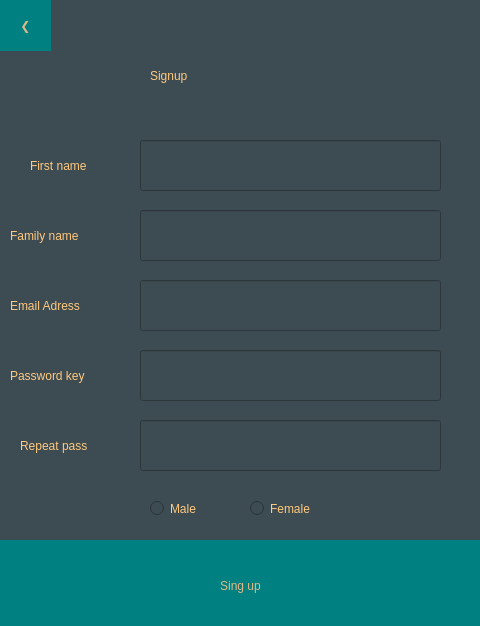
<?xml version="1.0" encoding="UTF-8"?>
<ui version="4.0">
 <class>Dialog</class>
 <widget class="QDialog" name="Dialog">
  <property name="geometry">
   <rect>
    <x>0</x>
    <y>0</y>
    <width>480</width>
    <height>626</height>
   </rect>
  </property>
  <property name="windowTitle">
   <string>Dialog</string>
  </property>
  <property name="styleSheet">
   <string notr="true">background-color: rgb(61, 75, 82);</string>
  </property>
  <widget class="QLabel" name="label">
   <property name="geometry">
    <rect>
     <x>150</x>
     <y>30</y>
     <width>181</width>
     <height>91</height>
    </rect>
   </property>
   <property name="styleSheet">
    <string notr="true">color:rgb(255, 201, 126);
font:42pt &quot;Microsoft JhengHei UI Light&quot;;
</string>
   </property>
   <property name="text">
    <string>Signup</string>
   </property>
  </widget>
  <widget class="QLabel" name="label_3">
   <property name="geometry">
    <rect>
     <x>10</x>
     <y>210</y>
     <width>121</width>
     <height>51</height>
    </rect>
   </property>
   <property name="styleSheet">
    <string notr="true">font:15pt &quot;Microsoft JhengHei UI Light&quot;;

color:rgb(255, 201, 126);</string>
   </property>
   <property name="text">
    <string>Family name</string>
   </property>
  </widget>
  <widget class="QLineEdit" name="familyName">
   <property name="geometry">
    <rect>
     <x>140</x>
     <y>210</y>
     <width>301</width>
     <height>51</height>
    </rect>
   </property>
   <property name="styleSheet">
    <string notr="true">font-size:15pt;
color: rgb(255, 255, 255);</string>
   </property>
  </widget>
  <widget class="QLineEdit" name="firstName">
   <property name="enabled">
    <bool>true</bool>
   </property>
   <property name="geometry">
    <rect>
     <x>140</x>
     <y>140</y>
     <width>301</width>
     <height>51</height>
    </rect>
   </property>
   <property name="autoFillBackground">
    <bool>false</bool>
   </property>
   <property name="styleSheet">
    <string notr="true">font-size:15pt;
color: rgb(255, 255, 255);

t{
placeholder=&quot;Country Name&quot;;
}</string>
   </property>
   <property name="text">
    <string/>
   </property>
  </widget>
  <widget class="QLabel" name="label_4">
   <property name="geometry">
    <rect>
     <x>30</x>
     <y>140</y>
     <width>101</width>
     <height>51</height>
    </rect>
   </property>
   <property name="styleSheet">
    <string notr="true">font:15pt &quot;Microsoft JhengHei UI Light&quot;;
color:rgb(255, 201, 126);</string>
   </property>
   <property name="text">
    <string>First name</string>
   </property>
  </widget>
  <widget class="QPushButton" name="creatAcc">
   <property name="geometry">
    <rect>
     <x>0</x>
     <y>540</y>
     <width>481</width>
     <height>91</height>
    </rect>
   </property>
   <property name="styleSheet">
    <string notr="true">background-color: rgb(0, 128, 128);
font: 25 22pt &quot;Microsoft YaHei UI Light&quot;;
color: rgb(222, 184, 135);
border-style: dotted;</string>
   </property>
   <property name="text">
    <string>Sing up</string>
   </property>
  </widget>
  <widget class="QLineEdit" name="Pass_2">
   <property name="geometry">
    <rect>
     <x>140</x>
     <y>350</y>
     <width>301</width>
     <height>51</height>
    </rect>
   </property>
   <property name="styleSheet">
    <string notr="true">font-size:15pt;
color: rgb(255, 255, 255);</string>
   </property>
   <property name="text">
    <string/>
   </property>
  </widget>
  <widget class="QLabel" name="label_5">
   <property name="geometry">
    <rect>
     <x>10</x>
     <y>350</y>
     <width>121</width>
     <height>51</height>
    </rect>
   </property>
   <property name="styleSheet">
    <string notr="true">font:15pt &quot;Microsoft JhengHei UI Light&quot;;

color:rgb(255, 201, 126);</string>
   </property>
   <property name="text">
    <string>Password key</string>
   </property>
  </widget>
  <widget class="QLineEdit" name="Email">
   <property name="enabled">
    <bool>true</bool>
   </property>
   <property name="geometry">
    <rect>
     <x>140</x>
     <y>280</y>
     <width>301</width>
     <height>51</height>
    </rect>
   </property>
   <property name="autoFillBackground">
    <bool>false</bool>
   </property>
   <property name="styleSheet">
    <string notr="true">font-size:15pt;
color: rgb(255, 255, 255);</string>
   </property>
   <property name="text">
    <string/>
   </property>
  </widget>
  <widget class="QLabel" name="label_6">
   <property name="geometry">
    <rect>
     <x>10</x>
     <y>280</y>
     <width>121</width>
     <height>51</height>
    </rect>
   </property>
   <property name="styleSheet">
    <string notr="true">font:15pt &quot;Microsoft JhengHei UI Light&quot;;
color:rgb(255, 201, 126);</string>
   </property>
   <property name="text">
    <string>Email Adress</string>
   </property>
  </widget>
  <widget class="QLabel" name="label_7">
   <property name="geometry">
    <rect>
     <x>20</x>
     <y>420</y>
     <width>111</width>
     <height>51</height>
    </rect>
   </property>
   <property name="styleSheet">
    <string notr="true">font:15pt &quot;Microsoft JhengHei UI Light&quot;;

color:rgb(255, 201, 126);</string>
   </property>
   <property name="text">
    <string>Repeat pass</string>
   </property>
  </widget>
  <widget class="QLineEdit" name="Pass_3">
   <property name="geometry">
    <rect>
     <x>140</x>
     <y>420</y>
     <width>301</width>
     <height>51</height>
    </rect>
   </property>
   <property name="styleSheet">
    <string notr="true">font-size:15pt;
color: rgb(255, 255, 255);</string>
   </property>
   <property name="text">
    <string/>
   </property>
  </widget>
  <widget class="QRadioButton" name="Male">
   <property name="geometry">
    <rect>
     <x>150</x>
     <y>500</y>
     <width>61</width>
     <height>17</height>
    </rect>
   </property>
   <property name="styleSheet">
    <string notr="true">font:11pt &quot;Microsoft JhengHei UI Light&quot;;
color:rgb(255, 201, 126);
</string>
   </property>
   <property name="text">
    <string>Male</string>
   </property>
  </widget>
  <widget class="QRadioButton" name="Female">
   <property name="geometry">
    <rect>
     <x>250</x>
     <y>500</y>
     <width>71</width>
     <height>17</height>
    </rect>
   </property>
   <property name="styleSheet">
    <string notr="true">font:11pt &quot;Microsoft JhengHei UI Light&quot;;
color:rgb(255, 201, 126);</string>
   </property>
   <property name="text">
    <string>Female</string>
   </property>
  </widget>
  <widget class="QPushButton" name="backtologin">
   <property name="geometry">
    <rect>
     <x>0</x>
     <y>0</y>
     <width>51</width>
     <height>51</height>
    </rect>
   </property>
   <property name="styleSheet">
    <string notr="true">background-color: rgb(0, 128, 128);
font: 25 22pt &quot;Microsoft YaHei UI Light&quot;;
color: rgb(222, 184, 135);
border-style: dotted;</string>
   </property>
   <property name="text">
    <string>❮</string>
   </property>
  </widget>
 </widget>
 <tabstops>
  <tabstop>firstName</tabstop>
  <tabstop>familyName</tabstop>
  <tabstop>Email</tabstop>
  <tabstop>Pass_2</tabstop>
  <tabstop>Pass_3</tabstop>
  <tabstop>creatAcc</tabstop>
 </tabstops>
 <resources/>
 <connections/>
</ui>
